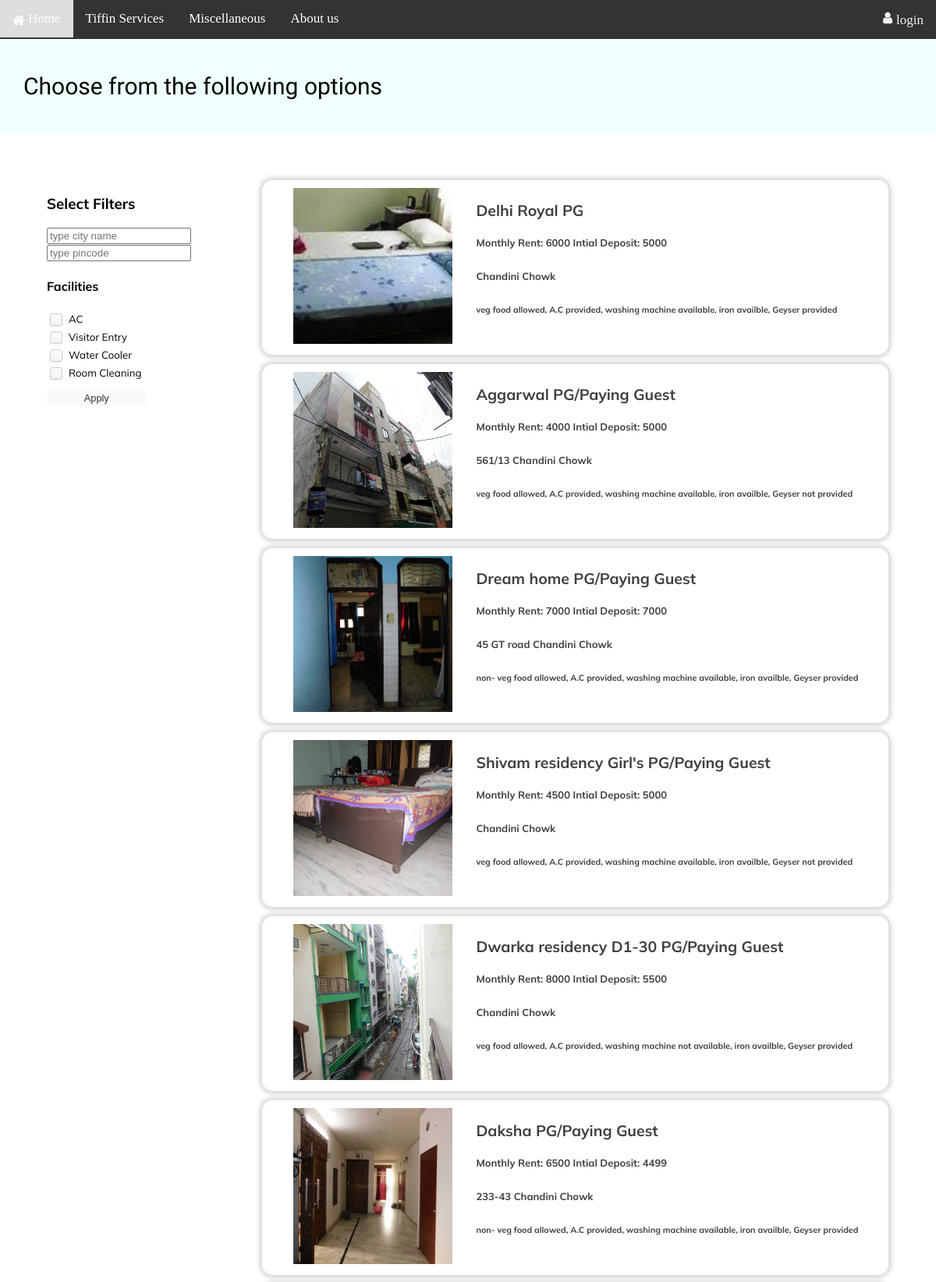
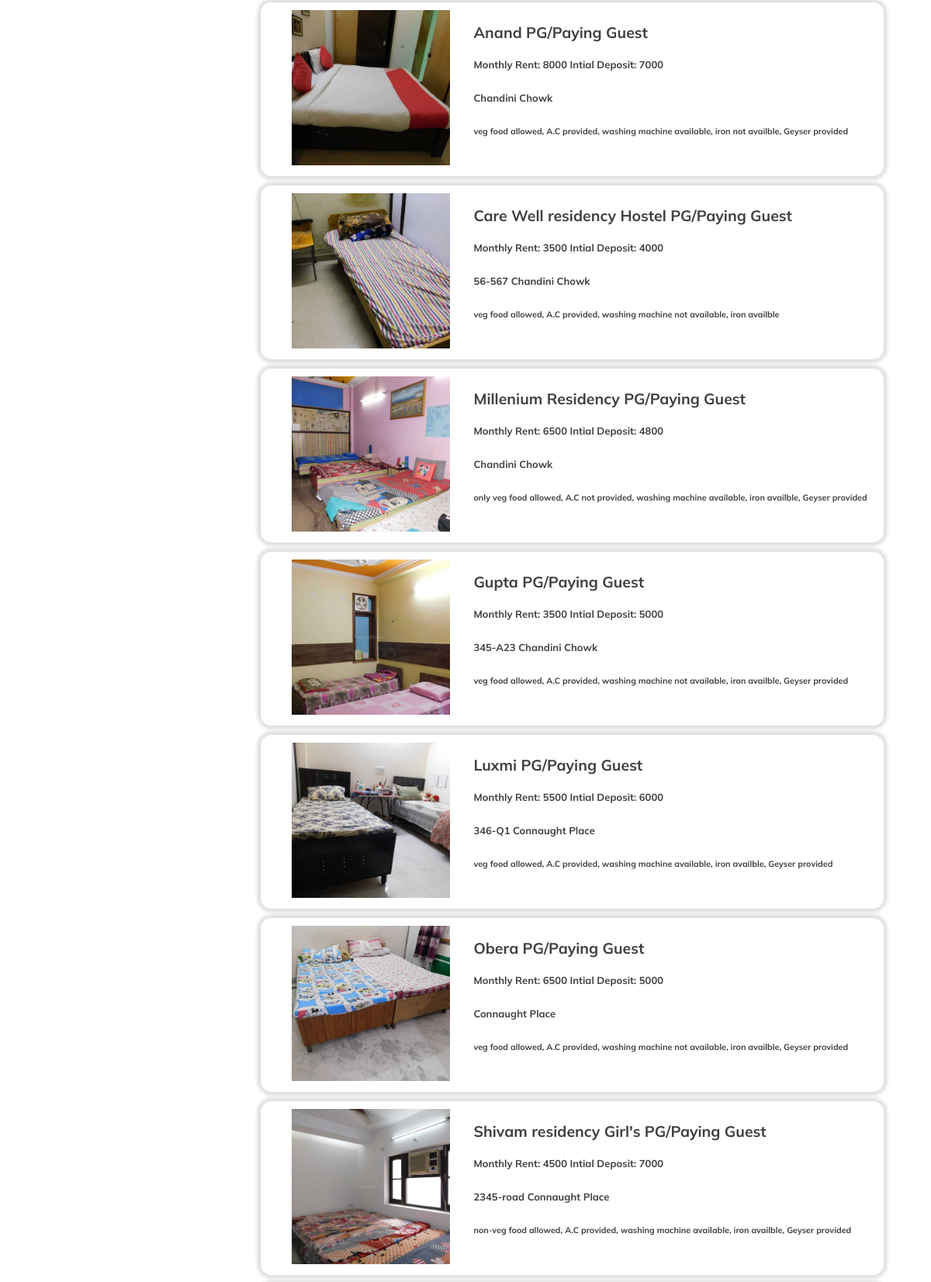
Page /rental/ (upper part) on the committed database (2 pictures, top to bottom).
### display/models.py (models this page shows, shortened)
class hostel(models.Model):
    hostel_name=models.CharField(max_length=120, default="")
    hostel_state=models.CharField(max_length=30, default="")
    hostel_city=models.CharField(max_length=30, default="")
    hostel_area=models.CharField(max_length=120, default="")
    hostel_pincode=models.IntegerField(default="")
    hostel_address=models.CharField(max_length=120,default="")
    hostel_rent=models.IntegerField(default="")
    hostel_deposit=models.IntegerField(default="")
    hostel_contactnumber=models.IntegerField(default="")
    hostel_mess=models.IntegerField(default="0")
    hostel_mealtype=models.CharField(max_length=120, default="veg")
    hostel_ac=models.IntegerField(default="0")
    hostel_vistorentry=models.IntegerField(default="0")
    hostel_watercooler=models.IntegerField(default="0")
    hostel_roomcleaning=models.IntegerField(default="0")
    hostel_description=models.TextField(max_length=500, default="")
    hostel_images1=models.ImageField(upload_to='display/img/hostel_images',default="" )
    hostel_image2=models.ImageField(upload_to='display/img/hostel_images', default="" )

### display/views.py (the view)
# urls.py: path("rental/",views.rental,name="rental"),
def rental(request):
    global mode
    mode = 1
    if request.method == "GET":
        pincode = request.GET.get('pincode',"")
        city=request.GET.get('city',"")
        ac = request.GET.get('ac',"off")
        visitor_entry = request.GET.get('visitor_entry',"off")
        water_cooler = request.GET.get('water_cooler',"off")
        room_cleaning = request.GET.get('room_cleaning',"off")
        all_hostel_name = hostel.objects.all()
        if pincode:
            all_hostel_name = all_hostel_name.filter(hostel_pincode = pincode)
            if not all_hostel_name :
                return render(request,"display/pincode_not_found.html")
        if visitor_entry == "on":
            all_hostel_name = all_hostel_name.filter(hostel_vistorentry=1)
        if ac == "on":
            all_hostel_name = all_hostel_name.filter(hostel_ac=1)
        if water_cooler == "on":
            all_hostel_name = all_hostel_name.filter(hostel_watercooler=1)
        if room_cleaning == "on":
            all_hostel_name = all_hostel_name.filter(hostel_roomcleaning=1)
        if visitor_entry=="off" and ac=="off" and water_cooler=="off" and room_cleaning=="off" and pincode=="":
            all_hostel_name = hostel.objects.all()
        if city!='':
            all_hostel_name = all_hostel_name.filter(hostel_city__exact = city)
        if not all_hostel_name:
            return render(request,"display/pincode_not_found.html")
        demo = {
                    'hostel_list' : all_hostel_name,
                    'pincode': pincode,
                    'city': city
                }
        return render(request,"display/rental.html",demo)
    else:
        all_hostel_name = hostel.objects.all()
        demo2 = {
                'hostel_list' : all_hostel_name,
        }
    return render(request,"display/rental.html",demo2)

### display/templates/display/rental.html (shortened to what this page needs)
{% load static %}
<!DOCTYPE html>
<html lang="en">
<head>
    <link rel="stylesheet" href={% static "display/css/rental_style.css" %}>
     <link rel="stylesheet" href="https://cdnjs.cloudflare.com/ajax/libs/font-awesome/4.7.0/css/font-awesome.min.css">
</head>
<body>
<div class="topnav" id="myTopnav">
<a class="active" href="{% url 'home' %}"><i class="fa fa-home" style="vertical-align: middle;"></i>&nbsp;Home</a>
  <a class="active" href="{% url 'tiffin' %}">Tiffin Services</a>
  <a class="active" href="{% url 'misc' %}">Miscellaneous</a>
  <a class="active" href="{% url 'aboutus' %}">About us</a>
  <div  class="topnav-right">
     {% if user.is_authenticated %}
            <div class="login">
                <a href="{% url 'logout' %}"><i class="fa fa-fw fa-user" style="vertical-align: middle;"></i>&nbsp;logout</a>
            </div>
            {%else%}
            <div class="login">
                <a href="{% url 'login' %}"><i class="fa fa-fw fa-user"></i>login</a>
            </div>
            {%endif%}
    </div>
</div>
     <div class="remaining">
            Choose from the following options
        </div>
    <div class="container">
        <div class="left">
            <h3>
                Select Filters
            </h3>
            <form method="GET" action="{% url 'rental' %}">
                <input name="city" id="search" class="form" type="search" placeholder="type city name" aria-label="Search" value="{{city}}">
                <input name="pincode" id="search" class="form" type="search" placeholder="type pincode" aria-label="Search" value="{{pincode}}">
            <h4>
                Facilities
            </h4>
            <form method="GET" action="{% url 'rental'  %}">
                <input id="area1" type="checkbox" class="field" name="ac"
                ><h5>AC</h5>
                <br>
                <input id="area2" type="checkbox" class="field" name="visitor_entry"
                ><h5>Visitor Entry</h5>
                <br>
                <input id="area3" type="checkbox" class="field" name="water_cooler"
                ><h5>Water Cooler</h5>
                <br>
                <input id="area4" type="checkbox" class="field" name="room_cleaning"
                ><h5>Room Cleaning</h5>
                <input type="submit" value="Apply" class="submit">
            </form>
        </div>
        <div class="right">
            {% for hostel in hostel_list %}
                  {% if user.is_authenticated %}
			<a href="{% url 'hosteldesc' hostel.pk %}"  style="text-decoration: none;color:#404040">
            {%else%}
                <a href="{% url 'message' %}"  style="text-decoration: none;color:#404040">
                {%endif%}
                <div class="hostel_details">
                    <div class="hostel_image">
                        <img src='/media/{{hostel.hostel_images1}}' class="hostel_image" alt="">
                    </div>
                    <div class="hostel_detail">
                        <h2>
                            {{ hostel.hostel_name }}
                        </h2>
                        <h4>
                            Monthly Rent: {{ hostel.hostel_rent }} Intial Deposit: {{ hostel.hostel_deposit }}
                        </h4>
                        <h4>
                            {{ hostel.hostel_address }}
                        </h4>
                        <h5>
                            {{ hostel.hostel_description }}
                        </h5>
                    </div>
                </div>
		    {% endfor %}
        </div>
    </div>
</body>
</html>

### display/static/display/css/rental_style.css (style rules this page uses)
* { box-sizing: border-box; overflow-x: hidden; scroll-behavior: smooth; }
body { margin: 0px; padding: 0px; background-color: #fff; }
.remaining { background: #F0FFFF; height:15vh; display: flex; justify-content: flex-start; align-items: center; padding-left: 30px; font-family: 'B612', sans-serif; font-size: 30px; }
.container { display: flex; max-width: 100%; margin: 0 auto; font-family: 'Mulish', sans-serif; align-items: flex-start; justify-content: center; padding: 50px; height: 100%; }
.left { width:25%; border-radius: 10px; height: 100%; text-align: left; padding: 10px; }
input[type="checkbox"] { vertical-align: middle; }
.field { -webkit-appearance: none; background-color: #fafafa; border: 1px solid #cacece; box-shadow: 0 1px 2px rgba(0,0,0,0.05), inset 0px -15px 10px -12px rgba(0,0,0,0.05); padding: 7px; border-radius: 3px; display: inline-block; position: relative; }
.left h5 { display: inline; padding:5px; margin:0; font-weight: 400; }
.submit { margin-top: 10px; width:50%; display: block; padding: 0.2rem 0.5rem; background-color: #fafafa; color: #333; font-size: 0.8rem; border: none; border-radius: 5px; outline: none; cursor: pointer; transition: .3s; }
.right { width: 75%; height: 100%; }
.hostel_details { display:flex; height: 100%; border: 1px solid #e0e0e0; margin: 10px; border-radius: 15px; box-shadow: 0px 0px 5px 3px rgba(0,0,0,0.15); padding: 10px; }
.hostel_image { width:40%; padding: 0 15px; }
.hostel_image img { width:100%; object-fit: cover; object-position: center; height: 200px; }
.hostel_detail { width:80%; line-height: 25px; font-size:small; }
.topnav { background-color: #333; overflow: hidden; }
.topnav a { float: left; display: block; color: #f2f2f2; text-align: center; padding: 14px 16px; text-decoration: none; font-size: 17px; }
.topnav a.active { color: white; }
.topnav-right { float: right; }

### rows in the picture
hostel: hostel_images1 (picture), hostel_name "Delhi Royal PG", hostel_rent "6000", hostel_deposit "5000", hostel_address "Chandini Chowk", hostel_description "veg food allowed, A.C provided, washing machine available, iron availble, Geyser provided"
hostel: hostel_images1 (picture), hostel_name "Aggarwal PG/Paying Guest", hostel_rent "4000", hostel_deposit "5000", hostel_address "561/13 Chandini Chowk", hostel_description "veg food allowed, A.C provided, washing machine available, iron availble, Geyser not provided"
hostel: hostel_images1 (picture), hostel_name "Dream home PG/Paying Guest", hostel_rent "7000", hostel_deposit "7000", hostel_address "45 GT road Chandini Chowk", hostel_description "non- veg food allowed, A.C provided, washing machine available, iron availble, Geyser provided"
hostel: hostel_images1 (picture), hostel_name "Shivam residency Girl's PG/Paying Guest", hostel_rent "4500", hostel_deposit "5000", hostel_address "Chandini Chowk", hostel_description "veg food allowed, A.C provided, washing machine available, iron availble, Geyser not provided"
hostel: hostel_images1 (picture), hostel_name "Dwarka residency D1-30 PG/Paying Guest", hostel_rent "8000", hostel_deposit "5500", hostel_address "Chandini Chowk", hostel_description "veg food allowed, A.C provided, washing machine not available, iron availble, Geyser provided"
hostel: hostel_images1 (picture), hostel_name "Daksha PG/Paying Guest", hostel_rent "6500", hostel_deposit "4499", hostel_address "233-43 Chandini Chowk", hostel_description "non- veg food allowed, A.C provided, washing machine available, iron availble, Geyser provided"
hostel: hostel_images1 (picture), hostel_name "Anand PG/Paying Guest", hostel_rent "8000", hostel_deposit "7000", hostel_address "Chandini Chowk", hostel_description "veg food allowed, A.C provided, washing machine available, iron not availble, Geyser provided"
hostel: hostel_images1 (picture), hostel_name "Care Well residency Hostel PG/Paying Guest", hostel_rent "3500", hostel_deposit "4000", hostel_address "56-567 Chandini Chowk", hostel_description "veg food allowed, A.C provided, washing machine not available, iron availble"
hostel: hostel_images1 (picture), hostel_name "Millenium Residency PG/Paying Guest", hostel_rent "6500", hostel_deposit "4800", hostel_address "Chandini Chowk", hostel_description "only veg food allowed, A.C not provided, washing machine available, iron availble, Geyser provided"
hostel: hostel_images1 (picture), hostel_name "Gupta PG/Paying Guest", hostel_rent "3500", hostel_deposit "5000", hostel_address "345-A23 Chandini Chowk", hostel_description "veg food allowed, A.C provided, washing machine not available, iron availble, Geyser provided"
hostel: hostel_images1 (picture), hostel_name "Luxmi PG/Paying Guest", hostel_rent "5500", hostel_deposit "6000", hostel_address "346-Q1 Connaught Place", hostel_description "veg food allowed, A.C provided, washing machine available, iron availble, Geyser provided"
hostel: hostel_images1 (picture), hostel_name "Obera PG/Paying Guest", hostel_rent "6500", hostel_deposit "5000", hostel_address "Connaught Place", hostel_description "veg food allowed, A.C provided, washing machine not available, iron availble, Geyser provided"
hostel: hostel_images1 (picture), hostel_name "Shivam residency Girl's PG/Paying Guest", hostel_rent "4500", hostel_deposit "7000", hostel_address "2345-road Connaught Place", hostel_description "non-veg food allowed, A.C provided, washing machine available, iron availble, Geyser provided"
